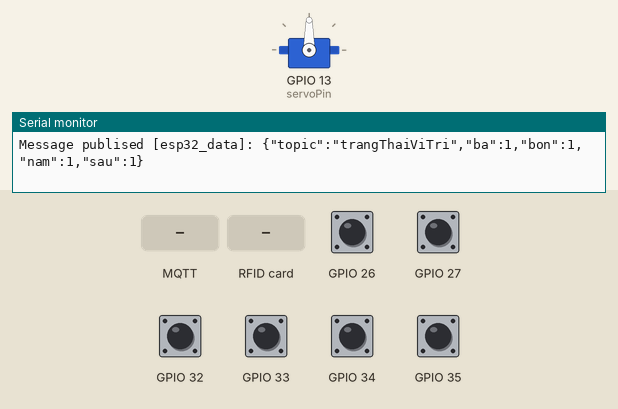
Recording of a sketch running on a simulated ESP32. Shown: servo, the last lines printed to the serial monitor. Inputs (shaded band) come from the test bench; at power-on: GPIO 26, GPIO 27, GPIO 32–35 HIGH. WiFi joins after 1.5 s; servers stay silent unless stated; random numbers use the default seed unless the sketch sets one; no MQTT or app messages arrive unless stated.

Above: at 2.7 s.
2.8 s: MQTT message "servo" arrives on the second subscribed topic
At 4.2 s:
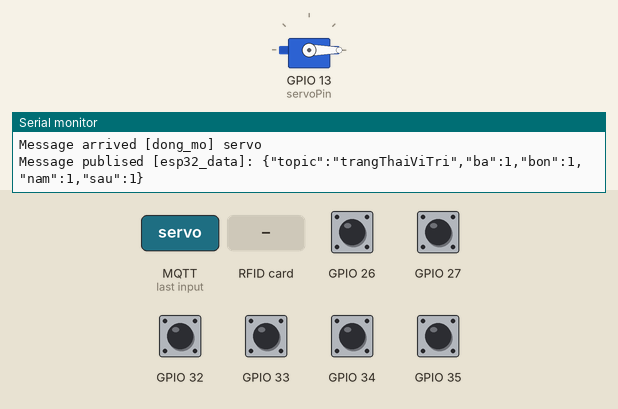
5.1 s: GPIO 26 pulled LOW for 1 s
7.6 s: RFID card 09 76 38 14 88 held to the reader
9.2 s: RFID card 5E 7A 19 C4 held to the reader
12.3 s: MQTT message "servo" arrives on the first subscribed topic
15.4 s: MQTT message "Mo" arrives on the first subscribed topic
Timing chart, 0 to 18.2 s (numbered marks = the images above; inputs shaded):
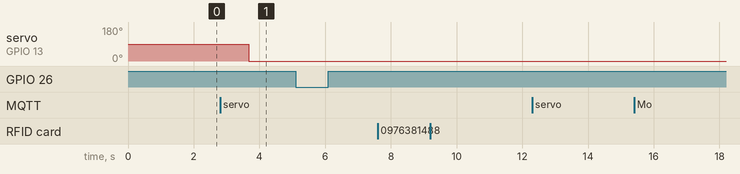

Measured:
- after the input at 2.8 s, servo on GPIO 13 (servoPin): 90° → 0° after 0.87 s

The sketch:

IOT_thay_DUC.ino
```cpp
#include <ESP32Servo.h>
#include <PubSubClient.h>
#ifdef ESP8266
#include <ESP8266WiFi.h>
#else
#include <WiFi.h>
#endif

#include <ArduinoJson.h>
#include <PubSubClient.h>
#include <WiFiClientSecure.h>
#include <SPI.h>
#include <MFRC522.h>


const int RST_PIN = 22;  // Reset pin
const int SS_PIN = 21;   // Slave select pin

MFRC522 mfrc522(SS_PIN, RST_PIN);  // Create MFRC522 instance
const char* ssid = "P 2002";
const char* password = "0976381488";


/******* MQTT Broker Connection Details *******/
const char* mqtt_server = "7d293d0a813a4e7cb21f434d78c3e8a9.s1.eu.hivemq.cloud";
const char* mqtt_username = "laam2002";
const char* mqtt_password = "Laam2002";
const int mqtt_port = 8883;

WiFiClientSecure espClient;

/**** MQTT Client Initialisation Using WiFi Connection *****/
PubSubClient client(espClient);

unsigned long lastMsg = 0;
#define MSG_BUFFER_SIZE (50)
char msg[MSG_BUFFER_SIZE];
/****** root certificate *********/

static const char* root_ca PROGMEM = R"EOF(
-----BEGIN CERTIFICATE-----
MIIFazCCA1OgAwIBAgIRAIIQz7DSQONZRGPgu2OCiwAwDQYJKoZIhvcNAQELBQAw
TzELMAkGA1UEBhMCVVMxKTAnBgNVBAoTIEludGVybmV0IFNlY3VyaXR5IFJlc2Vh
cmNoIEdyb3VwMRUwEwYDVQQDEwxJU1JHIFJvb3QgWDEwHhcNMTUwNjA0MTEwNDM4
WhcNMzUwNjA0MTEwNDM4WjBPMQswCQYDVQQGEwJVUzEpMCcGA1UEChMgSW50ZXJu
ZXQgU2VjdXJpdHkgUmVzZWFyY2ggR3JvdXAxFTATBgNVBAMTDElTUkcgUm9vdCBY
MTCCAiIwDQYJKoZIhvcNAQEBBQADggIPADCCAgoCggIBAK3oJHP0FDfzm54rVygc
h77ct984kIxuPOZXoHj3dcKi/vVqbvYATyjb3miGbESTtrFj/RQSa78f0uoxmyF+
0TM8ukj13Xnfs7j/EvEhmkvBioZxaUpmZmyPfjxwv60pIgbz5MDmgK7iS4+3mX6U
A5/TR5d8mUgjU+g4rk8Kb4Mu0UlXjIB0ttov0DiNewNwIRt18jA8+o+u3dpjq+sW
T8KOEUt+zwvo/7V3LvSye0rgTBIlDHCNAymg4VMk7BPZ7hm/ELNKjD+Jo2FR3qyH
B5T0Y3HsLuJvW5iB4YlcNHlsdu87kGJ55tukmi8mxdAQ4Q7e2RCOFvu396j3x+UC
B5iPNgiV5+I3lg02dZ77DnKxHZu8A/lJBdiB3QW0KtZB6awBdpUKD9jf1b0SHzUv
KBds0pjBqAlkd25HN7rOrFleaJ1/ctaJxQZBKT5ZPt0m9STJEadao0xAH0ahmbWn
OlFuhjuefXKnEgV4We0+UXgVCwOPjdAvBbI+e0ocS3MFEvzG6uBQE3xDk3SzynTn
jh8BCNAw1FtxNrQHusEwMFxIt4I7mKZ9YIqioymCzLq9gwQbooMDQaHWBfEbwrbw
qHyGO0aoSCqI3Haadr8faqU9GY/rOPNk3sgrDQoo//fb4hVC1CLQJ13hef4Y53CI
rU7m2Ys6xt0nUW7/vGT1M0NPAgMBAAGjQjBAMA4GA1UdDwEB/wQEAwIBBjAPBgNV
HRMBAf8EBTADAQH/MB0GA1UdDgQWBBR5tFnme7bl5AFzgAiIyBpY9umbbjANBgkq
hkiG9w0BAQsFAAOCAgEAVR9YqbyyqFDQDLHYGmkgJykIrGF1XIpu+ILlaS/V9lZL
ubhzEFnTIZd+50xx+7LSYK05qAvqFyFWhfFQDlnrzuBZ6brJFe+GnY+EgPbk6ZGQ
3BebYhtF8GaV0nxvwuo77x/Py9auJ/GpsMiu/X1+mvoiBOv/2X/qkSsisRcOj/KK
NFtY2PwByVS5uCbMiogziUwthDyC3+6WVwW6LLv3xLfHTjuCvjHIInNzktHCgKQ5
ORAzI4JMPJ+GslWYHb4phowim57iaztXOoJwTdwJx4nLCgdNbOhdjsnvzqvHu7Ur
TkXWStAmzOVyyghqpZXjFaH3pO3JLF+l+/+sKAIuvtd7u+Nxe5AW0wdeRlN8NwdC
jNPElpzVmbUq4JUagEiuTDkHzsxHpFKVK7q4+63SM1N95R1NbdWhscdCb+ZAJzVc
oyi3B43njTOQ5yOf+1CceWxG1bQVs5ZufpsMljq4Ui0/1lvh+wjChP4kqKOJ2qxq
4RgqsahDYVvTH9w7jXbyLeiNdd8XM2w9U/t7y0Ff/9yi0GE44Za4rF2LN9d11TPA
mRGunUHBcnWEvgJBQl9nJEiU0Zsnvgc/ubhPgXRR4Xq37Z0j4r7g1SgEEzwxA57d
emyPxgcYxn/eR44/KJ4EBs+lVDR3veyJm+kXQ99b21/+jh5Xos1AnX5iItreGCc=
-----END CERTIFICATE-----
)EOF";

const int servoPin = 13;

int giaTriHongNgoai1;
int giaTriHongNgoai2;
int mot = 0;
int hai = 0;
int ba = 0;
int bon = 0;
Servo servo;


void setup_wifi() {
  delay(10);
  Serial.print("\nConnecting to ");
  Serial.println(ssid);

  WiFi.mode(WIFI_STA);
  WiFi.begin(ssid, password);

  while (WiFi.status() != WL_CONNECTED) {
    delay(500);
    Serial.print(".");
  }
  randomSeed(micros());
  Serial.println("\nWiFi connected\nIP address: ");
  Serial.println(WiFi.localIP());
}
void reconnect() {
  // Loop until we're reconnected
  while (!client.connected()) {
    Serial.print("Attempting MQTT connection...");
    String clientId = "ESP8266Client-";  // Create a random client ID
    clientId += String(random(0xffff), HEX);
    // Attempt to connect
    if (client.connect(clientId.c_str(), mqtt_username, mqtt_password)) {
      Serial.println("connected");

      client.subscribe("servo");
      client.subscribe("dong_mo");

    } else {
      Serial.print("failed, rc=");
      Serial.print(client.state());
      Serial.println(" try again in 5 seconds");  // Wait 5 seconds before retrying
      delay(5000);
    }
  }
}
void callback(char* topic, byte* payload, unsigned int length) {
  String incommingMessage = "";
  for (int i = 0; i < length; i++) incommingMessage += (char)payload[i];

  Serial.println("Message arrived [" + String(topic) + "] " + incommingMessage);

  //--- check the incomming message
  if (strcmp(topic, "servo") == 0) {
    if (incommingMessage == "Mo") {
      while (digitalRead(32) == 0 || digitalRead(33) == 0) {
        servo.write(90);
        digitalWrite(13, HIGH);
      }
      delay(3000);
      digitalWrite(13, LOW);
    }
  }
  if (strcmp(topic, "dong_mo") == 0) {
    if (incommingMessage == "Mo") {
      servo.write(90);
      digitalWrite(13, HIGH);
    } else {
      servo.write(0);
      digitalWrite(13, LOW);
    }
  }
}
void publishMessage(const char* topic, String payload, boolean retained) {
  if (client.publish(topic, payload.c_str(), true))
    Serial.println("Message publised [" + String(topic) + "]: " + payload);
}
void setup() {
  Serial.begin(115200);
  servo.attach(servoPin);

  while (!Serial) delay(1);
  setup_wifi();

  pinMode(13, OUTPUT);

  espClient.setCACert(root_ca);  // enable this line and the the "certificate" code for secure connection

  client.setServer(mqtt_server, mqtt_port);
  client.setCallback(callback);
  SPI.begin();                        // Init SPI bus
  mfrc522.PCD_Init();                 // Init MFRC522
  mfrc522.PCD_DumpVersionToSerial();  // Show details of PCD – MFRC522 Card Reader details

  pinMode(32, INPUT_PULLUP);
  pinMode(33, INPUT_PULLUP);
  pinMode(34, INPUT_PULLUP);
  pinMode(35, INPUT_PULLUP);
  pinMode(26, INPUT_PULLUP);
  pinMode(27, INPUT_PULLUP);
}

int khac1 = 0;
int khac2 = 0;
int khac3 = 0;
int khac4 = 0;
void vaoChuong(int a, int b) {
  if (a == 1 && digitalRead(b) == 0) {
    DynamicJsonDocument doc3(1024);
    doc3["topic"] = "vao_chuong";
    if (b >= 33) {
      doc3["id"] = b - 33;

    } else {
      doc3["id"] = b - 23;
    }

    char mqtt_message[128];
    serializeJson(doc3, mqtt_message);

    publishMessage("esp32_data", mqtt_message, true);
    delay(2000);
  }
}
void loop() {
  if (!client.connected()) reconnect();  // check if client is connected
  client.loop();
  DynamicJsonDocument doc(1024);
  doc["topic"] = "trangThaiViTri";
  doc["ba"] = digitalRead(34);
  doc["bon"] = digitalRead(35);
  doc["nam"] = digitalRead(26);
  doc["sau"] = digitalRead(27);


  char mqtt_message2[1000];
  serializeJson(doc, mqtt_message2);

  publishMessage("esp32_data", mqtt_message2, true);
  delay(1000);

  vaoChuong(khac1, 34);
  vaoChuong(khac2, 35);
  vaoChuong(khac3, 26);
  vaoChuong(khac4, 27);


  khac1 = digitalRead(34);
  khac2 = digitalRead(35);
  khac3 = digitalRead(26);
  khac4 = digitalRead(27);
  if (!mfrc522.PICC_IsNewCardPresent()) {
    return;
  }

  // Select one of the cards
  if (!mfrc522.PICC_ReadCardSerial()) {
    return;
  }
  int mot = digitalRead(32);
  int hai = digitalRead(33);
  int ba = digitalRead(34);
  int bon = digitalRead(35);

  Serial.print("UID tag :");
  String content = "";
  byte letter;
  for (byte i = 0; i < mfrc522.uid.size; i++) {

    content.concat(String(mfrc522.uid.uidByte[i] < 0x10 ? " 0" : " "));
    content.concat(String(mfrc522.uid.uidByte[i], HEX));
  }
  content.toUpperCase();
  Serial.println(content);
  DynamicJsonDocument doc1(1024);
  doc1["topic"] = "esp32_data";
  doc1["cardID"] = content;
  doc1["mot"] = mot;
  doc1["hai"] = hai;
  doc1["ba"] = ba;
  doc1["bon"] = bon;
  char mqtt_message[128];
  serializeJson(doc1, mqtt_message);

  publishMessage("esp32_data", mqtt_message, true);
  delay(3000);
}
```
